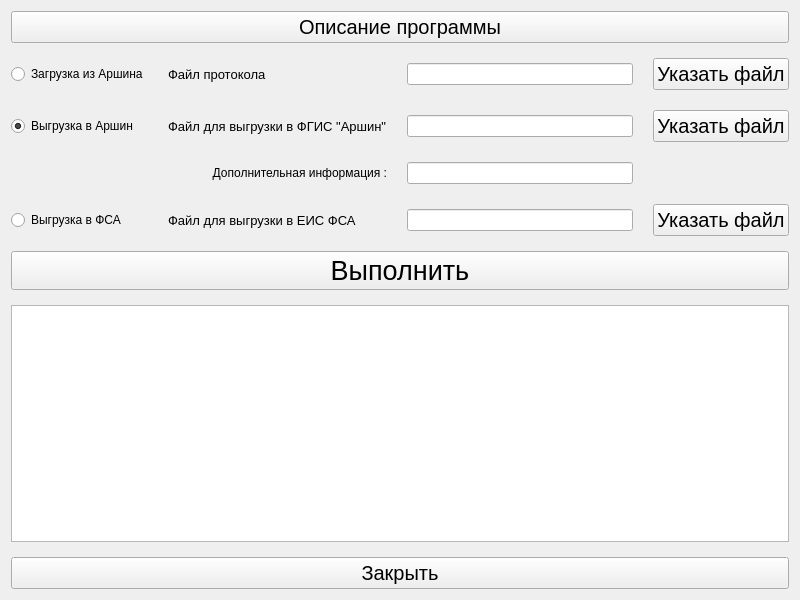
<?xml version="1.0" encoding="UTF-8"?>
<ui version="4.0">
 <class>InterFIF</class>
 <widget class="QWidget" name="InterFIF">
  <property name="geometry">
   <rect>
    <x>0</x>
    <y>0</y>
    <width>800</width>
    <height>600</height>
   </rect>
  </property>
  <property name="windowTitle">
   <string>InterFIF</string>
  </property>
  <layout class="QVBoxLayout" name="verticalLayout">
   <property name="spacing">
    <number>15</number>
   </property>
   <item>
    <widget class="QPushButton" name="Informator">
     <property name="font">
      <font>
       <pointsize>15</pointsize>
      </font>
     </property>
     <property name="text">
      <string>Описание программы</string>
     </property>
    </widget>
   </item>
   <item>
    <layout class="QGridLayout" name="gridLayout">
     <property name="leftMargin">
      <number>0</number>
     </property>
     <property name="topMargin">
      <number>0</number>
     </property>
     <property name="spacing">
      <number>20</number>
     </property>
     <item row="5" column="1">
      <widget class="QLabel" name="label">
       <property name="font">
        <font>
         <pointsize>10</pointsize>
        </font>
       </property>
       <property name="text">
        <string>Файл для выгрузки в ЕИС ФСА</string>
       </property>
      </widget>
     </item>
     <item row="3" column="0">
      <widget class="QRadioButton" name="SelectArshin">
       <property name="text">
        <string>Выгрузка в Аршин</string>
       </property>
       <property name="checked">
        <bool>true</bool>
       </property>
      </widget>
     </item>
     <item row="3" column="2">
      <widget class="QLineEdit" name="ArshinName"/>
     </item>
     <item row="2" column="3">
      <widget class="QPushButton" name="SelectorProtocol">
       <property name="font">
        <font>
         <pointsize>15</pointsize>
        </font>
       </property>
       <property name="text">
        <string>Указать файл</string>
       </property>
      </widget>
     </item>
     <item row="5" column="2">
      <widget class="QLineEdit" name="FsaName"/>
     </item>
     <item row="5" column="3">
      <widget class="QPushButton" name="PointerFsaFile">
       <property name="font">
        <font>
         <pointsize>15</pointsize>
        </font>
       </property>
       <property name="text">
        <string>Указать файл</string>
       </property>
      </widget>
     </item>
     <item row="3" column="1">
      <widget class="QLabel" name="label_2">
       <property name="font">
        <font>
         <pointsize>10</pointsize>
        </font>
       </property>
       <property name="text">
        <string>Файл для выгрузки в ФГИС &quot;Аршин&quot;</string>
       </property>
      </widget>
     </item>
     <item row="5" column="0">
      <widget class="QRadioButton" name="SelectFSA">
       <property name="text">
        <string>Выгрузка в ФСА</string>
       </property>
      </widget>
     </item>
     <item row="2" column="1">
      <widget class="QLabel" name="label_3">
       <property name="font">
        <font>
         <pointsize>10</pointsize>
        </font>
       </property>
       <property name="text">
        <string>Файл протокола</string>
       </property>
      </widget>
     </item>
     <item row="3" column="3">
      <widget class="QPushButton" name="PointerArshinFile">
       <property name="font">
        <font>
         <pointsize>15</pointsize>
        </font>
       </property>
       <property name="text">
        <string>Указать файл</string>
       </property>
      </widget>
     </item>
     <item row="2" column="0">
      <widget class="QRadioButton" name="SelectLoadFromArshin">
       <property name="text">
        <string>Загрузка из Аршина</string>
       </property>
      </widget>
     </item>
     <item row="2" column="2">
      <widget class="QLineEdit" name="ProtokolName"/>
     </item>
     <item row="4" column="2">
      <widget class="QLineEdit" name="AdditionalInfo">
       <property name="maxLength">
        <number>1024</number>
       </property>
      </widget>
     </item>
     <item row="4" column="1">
      <widget class="QLabel" name="label_4">
       <property name="text">
        <string>Дополнительная информация :</string>
       </property>
       <property name="alignment">
        <set>Qt::AlignRight|Qt::AlignTrailing|Qt::AlignVCenter</set>
       </property>
      </widget>
     </item>
    </layout>
   </item>
   <item>
    <widget class="QPushButton" name="pushRun">
     <property name="font">
      <font>
       <pointsize>20</pointsize>
      </font>
     </property>
     <property name="text">
      <string>Выполнить</string>
     </property>
    </widget>
   </item>
   <item>
    <widget class="QTextBrowser" name="Logger"/>
   </item>
   <item>
    <widget class="QPushButton" name="Exiter">
     <property name="font">
      <font>
       <pointsize>15</pointsize>
      </font>
     </property>
     <property name="text">
      <string>Закрыть</string>
     </property>
    </widget>
   </item>
  </layout>
 </widget>
 <resources/>
 <connections/>
</ui>
